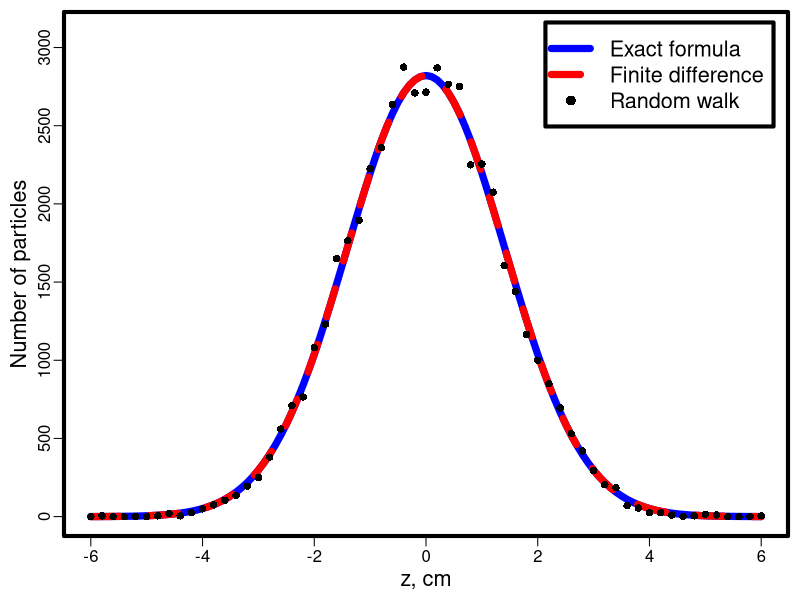
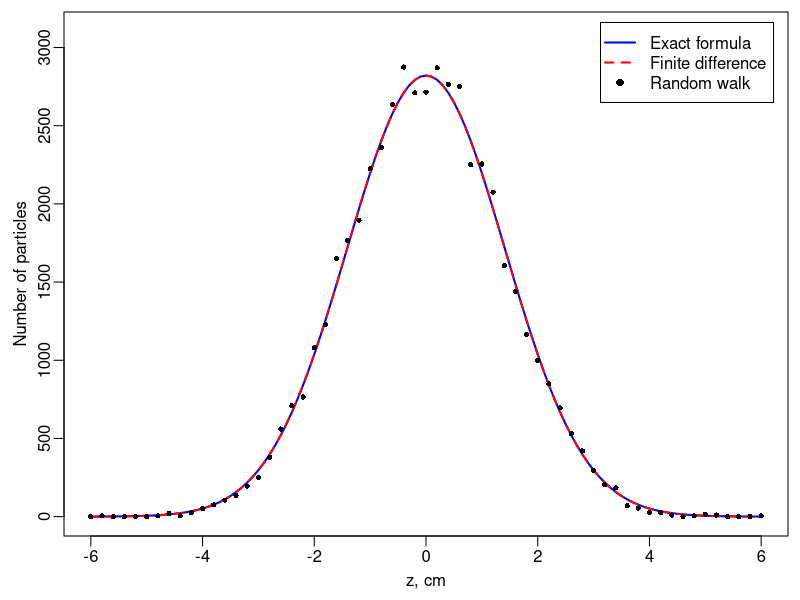

Write the R code that produced these figures, in order.
#Color plot of smooth lines with R base package

# The position of the legend can be specified also using the following keywords:
# "bottomright", "bottom", "bottomleft", "left", "topleft", "top", "topright", "right" and "center".
# The parameter inset is used to create margins

data1 <- read.table("data/diffusion_results_FD.dat")
data2 <- read.table("data/diffusion_results_RW.dat")

x1 <- data1$V1
y1 <- data1$V2
y2 <- data1$V3
x2 <- data2$V1
y3 <- data2$V2

nms <- c("Exact formula", "Finite difference", "Random walk")

x_max <- max(x1,x2)
x_min <- min(x1,x2)
x_length <- x_max-x_min

y_max <- max(y1,y2)
y_min <- min(y1,y2)
y_height <- y_max-y_min

cols <- c("blue", "red", "black")
ltys <- c(1, 2, 0)
pchs <- c(NA, NA, 16)

filename <- "images/plot_diffusion_1"

png(paste(filename, ".png", sep = ""), width = 1800, height = 1500, units = "px", pointsize = 45)
par(mar = c(3.2, 3.2, 0.6, 0.6), mgp = c(1.7, 0.5, 0), lwd = 4)
line_width <- 7
psz <- 1

plot(x1, y1, type = "l",
    xlim = c(x_min, x_max),
    ylim = c(y_min, y_max + y_height*0.1), 
    lwd = line_width, 
    col = cols[1],
    lty = ltys[1], 
    xlab = "z, cm", 
    ylab = "Number of particles", 
    cex.lab = 1.3)
lines(x1, y2, lwd = line_width, col = cols[2], lty = ltys[2])
points(x2, y3, cex = psz, col = cols[3], pch = pchs[3])

legend("topright", inset = 0.02, 
    legend = nms, 
    lwd = rep(line_width, 3), 
    lty = ltys,
    pch = pchs, 
    col = cols, 
    cex = 1.3)

dev.off()

pdf(paste(filename, ".pdf", sep = ""), width = 6, height = 5)
par(mar = c(3.2, 3.2, 0.6, 0.6), mgp = c(1.7, 0.5, 0), lwd = 1)
line_width <- 2
psz <- 0.7

plot(x1, y1, type = "l",
    xlim = c(x_min, x_max),
    ylim = c(y_min, y_max + y_height*0.1), 
    lwd = line_width, 
    col = cols[1],
    lty = ltys[1], 
    xlab = "z, cm", 
    ylab = "Number of particles", 
    cex.lab = 1.0)
lines(x1, y2, lwd = line_width, col = cols[2], lty = ltys[2])
points(x2, y3, cex = psz, col = cols[3], pch = pchs[3])

legend("topright", inset = 0.02, 
    legend = nms, 
    lwd = rep(line_width, 3), 
    lty = ltys,
    pch = pchs,  
    col = cols, 
    cex = 1.0)

dev.off()
